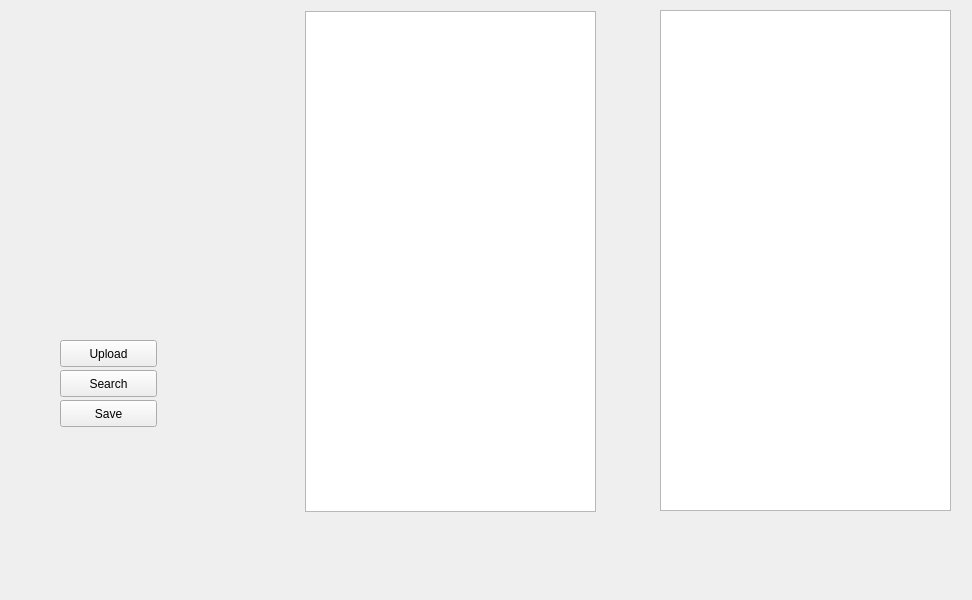
<?xml version="1.0" encoding="UTF-8"?>
<ui version="4.0">
 <class>MainWindow</class>
 <widget class="QMainWindow" name="MainWindow">
  <property name="geometry">
   <rect>
    <x>0</x>
    <y>0</y>
    <width>972</width>
    <height>600</height>
   </rect>
  </property>
  <property name="windowTitle">
   <string>MainWindow</string>
  </property>
  <widget class="QWidget" name="centralwidget">
   <widget class="QPushButton" name="pushButton">
    <property name="geometry">
     <rect>
      <x>60</x>
      <y>370</y>
      <width>97</width>
      <height>27</height>
     </rect>
    </property>
    <property name="text">
     <string>Search</string>
    </property>
   </widget>
   <widget class="QPushButton" name="pushButton_2">
    <property name="geometry">
     <rect>
      <x>60</x>
      <y>400</y>
      <width>97</width>
      <height>27</height>
     </rect>
    </property>
    <property name="text">
     <string>Save</string>
    </property>
   </widget>
   <widget class="QPushButton" name="pushButton_3">
    <property name="geometry">
     <rect>
      <x>60</x>
      <y>340</y>
      <width>97</width>
      <height>27</height>
     </rect>
    </property>
    <property name="text">
     <string>Upload</string>
    </property>
   </widget>
   <widget class="QListWidget" name="listWidget">
    <property name="geometry">
     <rect>
      <x>305</x>
      <y>11</y>
      <width>291</width>
      <height>501</height>
     </rect>
    </property>
   </widget>
   <widget class="QListWidget" name="listWidget_2">
    <property name="geometry">
     <rect>
      <x>660</x>
      <y>10</y>
      <width>291</width>
      <height>501</height>
     </rect>
    </property>
   </widget>
   <widget class="QLabel" name="label">
    <property name="geometry">
     <rect>
      <x>30</x>
      <y>30</y>
      <width>231</width>
      <height>271</height>
     </rect>
    </property>
    <property name="text">
     <string/>
    </property>
   </widget>
   <widget class="QLabel" name="label_2">
    <property name="geometry">
     <rect>
      <x>250</x>
      <y>540</y>
      <width>421</width>
      <height>20</height>
     </rect>
    </property>
    <property name="text">
     <string/>
    </property>
   </widget>
  </widget>
 </widget>
 <resources/>
 <connections/>
</ui>
